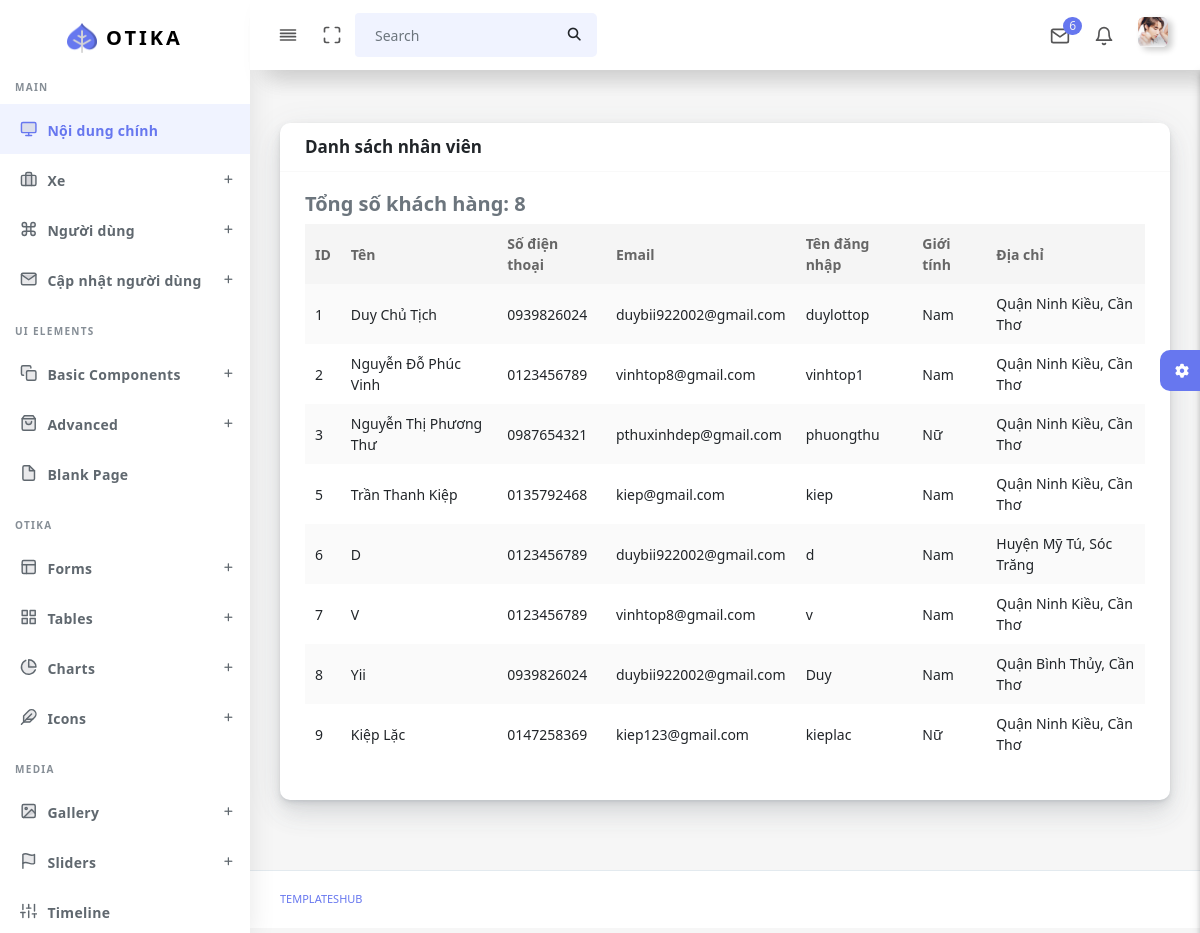
/admin/thongtinkhachhang.php, run on the app's committed database.
### tables this page shows
CREATE TABLE `khachhang` (
  `KH_MA` int(11) NOT NULL,
  `QH_MA` int(11) NOT NULL,
  `KH_TEN` varchar(50) NOT NULL,
  `KH_SDT` varchar(10) NOT NULL,
  `KH_EMAIL` varchar(30) NOT NULL,
  `KH_USERNAME` varchar(30) NOT NULL,
  `KH_PASSWORD` varchar(100) NOT NULL,
  `KH_GIOITINH` tinyint(1) NOT NULL
);

### admin/thongtinkhachhang.php (the view, shortened to what this page needs)
<!DOCTYPE html>
<html lang="en">
<?php
  include("connect.php");
  include('head.php');
?>
<body>
  <div id="app">
    <div class="main-wrapper main-wrapper-1">
      <div class="navbar-bg"></div>
      <nav class="navbar navbar-expand-lg main-navbar sticky">
        <div class="form-inline mr-auto">
          <ul class="navbar-nav mr-3">
            <li><a href="#" data-toggle="sidebar" class="nav-link nav-link-lg
									collapse-btn"> <i data-feather="align-justify"></i></a></li>
            <li><a href="#" class="nav-link nav-link-lg fullscreen-btn">
              </a></li>
            <li>
              <form class="form-inline mr-auto">
                <div class="search-element">
                  <button class="btn" type="submit">
                  </button>
                </div>
              </form>
            </li>
          </ul>
        </div>
        <ul class="navbar-nav navbar-right">
          <li class="dropdown dropdown-list-toggle"><a href="#" data-toggle="dropdown"
              class="nav-link nav-link-lg message-toggle"><i data-feather="mail"></i>
              <span class="badge headerBadge1">
                6 </span> </a>
          </li>
          <li class="dropdown dropdown-list-toggle"><a href="#" data-toggle="dropdown"
              class="nav-link notification-toggle nav-link-lg"><i data-feather="bell" class="bell"></i>
            </a>
          </li>
          <li class="dropdown"><a href="#" data-toggle="dropdown"
              class="nav-link dropdown-toggle nav-link-lg nav-link-user"> <img alt="image" src="assets/img/user.png"
                class="user-img-radious-style"> <span class="d-sm-none d-lg-inline-block"></span></a>
          </li>
        </ul>
      </nav>
      <?php
        include('navbar.php');
        include('sidebar.php');
      ?>
      <div class="main-content">
        <section class="section">
          <div class="section-body">
            <div class="row">
            <div class="col-12">
        <div class="card">
            <div class="card-header">
                <h4>Danh sách nhân viên</h4>
            </div>
            <div class="card-body">
    <div class="table-responsive">
        <table class="table table-striped table-hover" id="tableExport" style="width:100%;">
            <thead>
                <tr><th>ID</th>
                    <th>Tên</th>
                    <th>Số điện thoại</th>
                    <th>Email</th>
                    <th>Tên đăng nhập</th>
                    <th>Giới tính</th>
                    <th>Địa chỉ</th>
                </tr>
            </thead>
            <tbody>
            <?php
                                            $sql = "SELECT kh.kh_ma, kh.kh_ten, kh.kh_sdt, kh.kh_email, kh.kh_username, kh.kh_gioitinh, CONCAT(qh.qh_ten, ', ', tp.TP_TEN) AS dia_chi
                                            FROM khachhang kh
                                            LEFT JOIN quanhuyen qh ON kh.qh_ma = qh.qh_ma
                                            LEFT JOIN thanhpho tp ON qh.TP_MA = tp.TP_MA";
                                            $result = $conn->query($sql);
                                            if ($result->num_rows > 0) {
                                                while ($row = $result->fetch_assoc()) {
                                                    echo "<tr>";
                                                    echo "<td>" . $row["kh_ma"] . "</td>";
                                                    echo "<td>" . $row["kh_ten"] . "</td>";
                                                    echo "<td>" . $row["kh_sdt"] . "</td>";
                                                    echo "<td>" . $row["kh_email"] . "</td>";
                                                    echo "<td>" . $row["kh_username"] . "</td>";
                                                    echo "<td>";
                                                    if ($row["kh_gioitinh"] == 1) {
                                                        echo "Nam";
                                                    } elseif ($row["kh_gioitinh"] == 0) {
                                                        echo "Nữ";
                                                    } else {
                                                        echo "Không xác định";
                                                    }
                                                    echo "</td>";
                                                    echo "<td>" . $row["dia_chi"] . "</td>";
                                                    echo "</tr>";
                                                }
                                                $totalCustomers = $result->num_rows;
                                                echo "<h5>Tổng số khách hàng: $totalCustomers</h5>";
                                            } else {
                                                echo "Không có dữ liệu khách hàng.";
                                            }
                                            ?>
            </tbody>
        </table>
    </div>
</div>
        </div>
    </div>
            </div>
          </div>
        </section>
        <div class="settingSidebar">
          <a href="javascript:void(0)" class="settingPanelToggle"> <i class="fa fa-spin fa-cog"></i>
          </a>
        </div>
      </div>
      <footer class="main-footer">
        <div class="footer-left">
          <a href="templateshub.net">Templateshub</a></a>
        </div>
      </footer>
    </div>
  </div>
</body>
</html>

### data on the page
khachhang: KH_MA "1", KH_TEN "Duy Chủ Tịch", KH_SDT "0939826024", KH_EMAIL "duybii922002@gmail.com", KH_USERNAME "duylottop", KH_GIOITINH "Nam", dia_chi "Quận Ninh Kiều, Cần Thơ"
khachhang: KH_MA "2", KH_TEN "Nguyễn Đỗ Phúc Vinh", KH_SDT "0123456789", KH_EMAIL "vinhtop8@gmail.com", KH_USERNAME "vinhtop1", KH_GIOITINH "Nam", dia_chi "Quận Ninh Kiều, Cần Thơ"
khachhang: KH_MA "3", KH_TEN "Nguyễn Thị Phương Thư", KH_SDT "0987654321", KH_EMAIL "pthuxinhdep@gmail.com", KH_USERNAME "phuongthu", KH_GIOITINH "Nữ", dia_chi "Quận Ninh Kiều, Cần Thơ"
khachhang: KH_MA "5", KH_TEN "Trần Thanh Kiệp", KH_SDT "0135792468", KH_EMAIL "kiep@gmail.com", KH_USERNAME "kiep", KH_GIOITINH "Nam", dia_chi "Quận Ninh Kiều, Cần Thơ"
khachhang: KH_MA "6", KH_TEN "D", KH_SDT "0123456789", KH_EMAIL "duybii922002@gmail.com", KH_USERNAME "d", KH_GIOITINH "Nam", dia_chi "Huyện Mỹ Tú, Sóc Trăng"
khachhang: KH_MA "7", KH_TEN "V", KH_SDT "0123456789", KH_EMAIL "vinhtop8@gmail.com", KH_USERNAME "v", KH_GIOITINH "Nam", dia_chi "Quận Ninh Kiều, Cần Thơ"
khachhang: KH_MA "8", KH_TEN "Yii", KH_SDT "0939826024", KH_EMAIL "duybii922002@gmail.com", KH_USERNAME "Duy", KH_GIOITINH "Nam", dia_chi "Quận Bình Thủy, Cần Thơ"
khachhang: KH_MA "9", KH_TEN "Kiệp Lặc", KH_SDT "0147258369", KH_EMAIL "kiep123@gmail.com", KH_USERNAME "kieplac", KH_GIOITINH "Nữ", dia_chi "Quận Ninh Kiều, Cần Thơ"

### other printed values
$totalCustomers "8"
